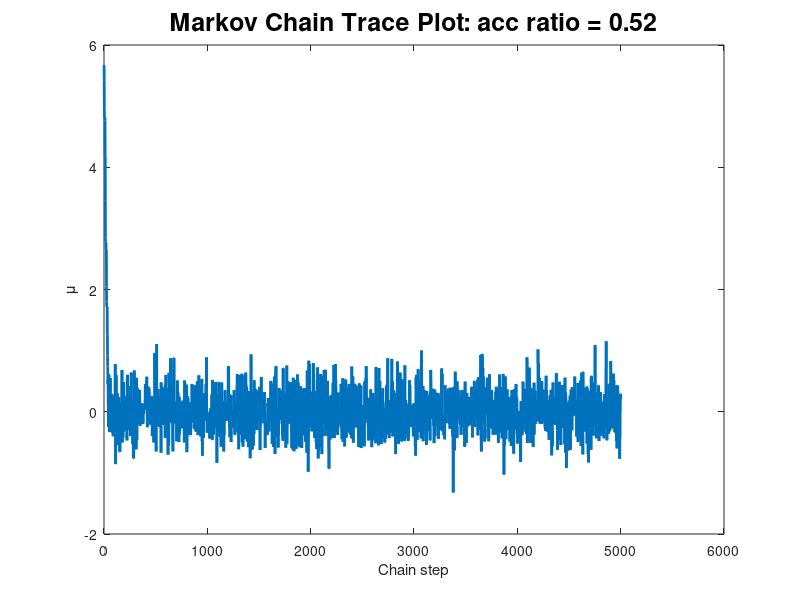

This chart was generated by the following MATLAB code: (Note: this script raises an error after producing the figure.)
% basic Metropolis algorithm

clear all
close all

ybar = 0
N = 10
sigma = 1

posterior = @(mu) normpdf(mu,ybar,sigma/sqrt(N));

n_mc = 5000;
tau = 0.6;

mus_mc = zeros(n_mc,1);

mus_mc(1) = 5.67;

acceptances = 0;

for i=1:n_mc
    
    mu_curr = mus_mc(i);
    
    mu_prop = mu_curr + randn*tau;
    
    post_curr = posterior(mu_curr);
    
    post_prop = posterior(mu_prop);
    
    r = post_prop / post_curr;
    
    % pick a uniform random variate between 0 and 1
    u = rand;
    
    if rand < r
        mus_mc(i+1) = mu_prop;
        acceptances = acceptances + 1;
    else
        mus_mc(i+1) = mu_curr;
    end
    
end

acc_ratio = acceptances/n_mc

figure(1)
plot(mus_mc,'LineWidth',2)
ylabel('\mu')
xlabel('Chain step')
title(['Markov Chain Trace Plot: acc ratio = ' num2str(acc_ratio,'%.2f')],'FontSize',18)

%% plot histogram

mus_mc = mus_mc(n_mc/2 : end);

figure(2)

h=histogram(mus_mc,'Normalization','pdf');
hold on
x = -2:0.01:2;
h2=plot(x, normpdf(x,0,1/sqrt(N)),'LineWidth',2);
xlabel('\mu','FontSize',18)
ylabel('Posterior P(\mu | y)','FontSize',18)
legend({'Posterior Histogram','Analytic Posterior'})
title(['N_{mc} = ' num2str(n_mc,'%.0f')],'FontSize',18)


